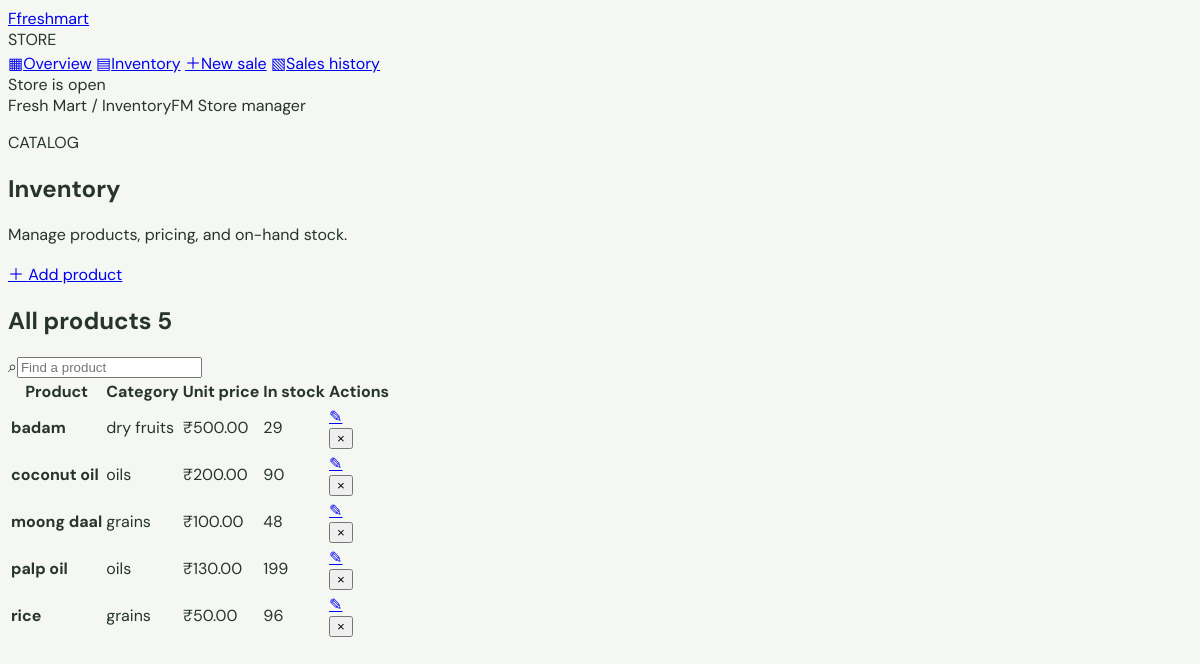
Page /inventory on the committed database.
### tables this page shows
CREATE TABLE products (
    id INTEGER PRIMARY KEY AUTOINCREMENT,
    name TEXT NOT NULL COLLATE NOCASE UNIQUE,
    category TEXT NOT NULL DEFAULT '',
    price REAL NOT NULL CHECK (price >= 0),
    stock INTEGER NOT NULL CHECK (stock >= 0),
    created_at TEXT NOT NULL DEFAULT CURRENT_TIMESTAMP
);

### routes/inventory.py (the view)
@inventory_bp.get("/inventory")
def index():
    return render_template("inventory.html", products=list_products())

### database/db.py (called while the page is built)
def get_db():
    if "db" not in g:
        database_path = Path(current_app.config["DATABASE"])
        database_path.parent.mkdir(parents=True, exist_ok=True)
        g.db = sqlite3.connect(database_path)
        g.db.row_factory = sqlite3.Row
        g.db.execute("PRAGMA foreign_keys = ON")
    return g.db

### models/product.py (called while the page is built)
    @classmethod
    def from_row(cls, row):
        return cls(**dict(row))

### services/inventory_service.py (called while the page is built)
def list_products(in_stock=False):
    query = "SELECT * FROM products"
    if in_stock:
        query += " WHERE stock > 0"
    query += " ORDER BY name COLLATE NOCASE"
    return [Product.from_row(row) for row in get_db().execute(query).fetchall()]

### templates/inventory.html (shortened to what this page needs)
{% extends "base.html" %}
{% block breadcrumb %}Inventory{% endblock %}
{% block content %}
<div class="page-heading"><div><p class="eyebrow">CATALOG</p><h1>Inventory</h1><p class="muted">Manage products, pricing, and on-hand stock.</p></div><a class="button button-primary" href="{{ url_for('inventory.add') }}"><span>＋</span> Add product</a></div>
<section class="panel"><div class="section-heading"><div><h2>All products <span class="count-badge">{{ products|length }}</span></h2></div><div class="search-box"><span>⌕</span><input type="search" id="inventory-search" placeholder="Find a product" aria-label="Find a product"></div></div>
{% if products %}<div class="table-wrap"><table id="inventory-table"><thead><tr><th>Product</th><th>Category</th><th>Unit price</th><th>In stock</th><th><span class="sr-only">Actions</span></th></tr></thead><tbody>{% for product in products %}<tr data-search="{{ (product.name ~ ' ' ~ product.category)|lower }}"><td><strong>{{ product.name }}</strong></td><td>{{ product.category or '—' }}</td><td class="money">₹{{ '%.2f'|format(product.price) }}</td><td><span class="stock-pill {{ 'low' if product.stock <= 5 else '' }}">{{ product.stock }}</span></td><td class="actions"><a class="icon-button" href="{{ url_for('inventory.edit', product_id=product.id) }}" aria-label="Edit {{ product.name }}" title="Edit product">✎</a><form method="post" action="{{ url_for('inventory.delete', product_id=product.id) }}" data-confirm="Remove {{ product.name }} from inventory?"><button class="icon-button danger" type="submit" aria-label="Remove {{ product.name }}" title="Remove product">×</button></form></td></tr>{% endfor %}</tbody></table><p class="no-results" id="no-results" hidden>No products match that search.</p></div>{% else %}<div class="empty-state"><span class="empty-mark">▤</span><strong>Your inventory is empty</strong><p>Add your first product to start tracking stock.</p><a class="button button-secondary" href="{{ url_for('inventory.add') }}">Add a product</a></div>{% endif %}
</section>
{% endblock %}

### templates/base.html (shortened to what this page needs)
<!doctype html>
<html lang="en">
<head>
  <link rel="stylesheet" href="{{ url_for('static', filename='css/style.css') }}">
  <link rel="stylesheet" href="{{ url_for('static', filename='css/print.css') }}" media="print">
</head>
<body>
  <aside class="sidebar">
    <a class="brand" href="{{ url_for('dashboard.index') }}"><span class="brand-mark">F</span><span>fresh<span class="brand-light">mart</span></span></a>
    <div class="sidebar-label">STORE</div>
    <nav class="nav-list" aria-label="Main navigation">
      <a class="nav-link {{ 'active' if request.endpoint == 'dashboard.index' else '' }}" href="{{ url_for('dashboard.index') }}"><span class="nav-icon">▦</span>Overview</a>
      <a class="nav-link {{ 'active' if request.endpoint == 'inventory.index' else '' }}" href="{{ url_for('inventory.index') }}"><span class="nav-icon">▤</span>Inventory</a>
      <a class="nav-link {{ 'active' if request.endpoint == 'billing.checkout' else '' }}" href="{{ url_for('billing.checkout') }}"><span class="nav-icon">＋</span>New sale</a>
      <a class="nav-link {{ 'active' if request.endpoint == 'sales.index' else '' }}" href="{{ url_for('sales.index') }}"><span class="nav-icon">▧</span>Sales history</a>
    </nav>
    <div class="sidebar-foot">Store is open</div>
  </aside>
  <main class="main-content">
    <header class="topbar"><span class="topbar-context">Fresh Mart <span>/</span> {% block breadcrumb %}Overview{% endblock %}</span><span class="user-chip">FM <span>Store manager</span></span></header>
    <section class="page-content">
      {% block content %}{% endblock %}
    </section>
  </main>
</body>
</html>

### rows in the picture
products: name "badam", category "dry fruits", price "500.00", stock "29"
products: name "coconut oil", category "oils", price "200.00", stock "90"
products: name "moong daal", category "grains", price "100.00", stock "48"
products: name "palp oil", category "oils", price "130.00", stock "199"
products: name "rice", category "grains", price "50.00", stock "96"

### other values in the picture
{{ products|length }} "5"
